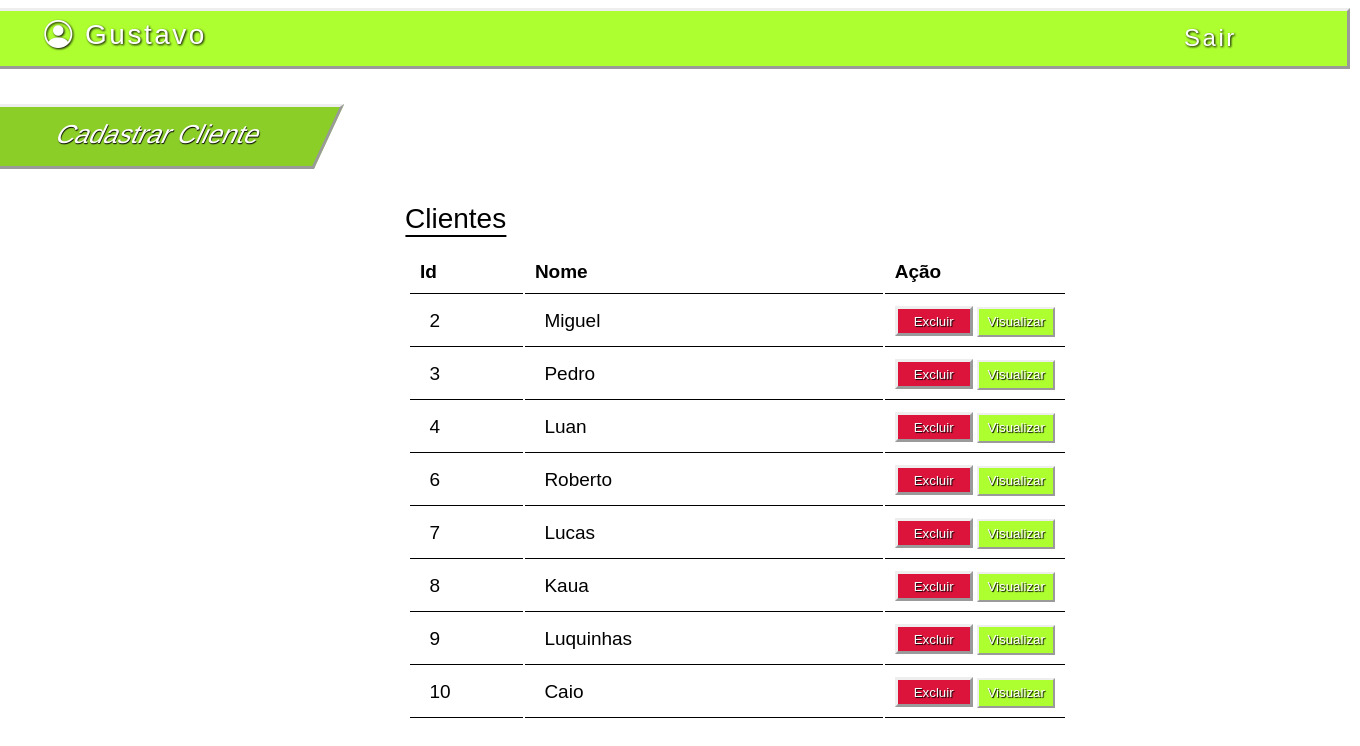
Screenshot of /Segunda.php (signed in) with the database file from the repository.
### tables this page shows
CREATE TABLE IF NOT EXISTS `clientes` (
  `id` int(11) NOT NULL AUTO_INCREMENT,
  `NomeGerente` varchar(100) NOT NULL,
  `NomeCliente` varchar(100) NOT NULL,
  `ativo` varchar(10) NOT NULL,
  `CEP` varchar(500) NOT NULL,
  PRIMARY KEY (`id`)
);

### Segunda.php (the view, shortened to what this page needs)
<!DOCTYPE html>
<html lang="en">
<head>
    <link rel="stylesheet" href="https://cdn.jsdelivr.net/npm/bootstrap-icons@1.11.3/font/bootstrap-icons.min.css">
    <link rel="stylesheet" href="Estilo.css">
</head>
<body>
<a href="sair.php" class="Exit"><button>Sair</button></a>
<a href="RRecebe.php"><button class="BtnV"><p>Cadastrar Cliente</p></button></a>
<?php
if (empty($_SESSION['User'])){
    header("Location: index.php", true,301);
    exit();
} else {
    $Nome = $_SESSION['User'];
}
echo "<header><p class='bi bi-person-circle'> ".$Nome."</p></header>"
?>
<p style=
    "position: absolute;
    border-bottom:2px solid black;
    top: 24%;
    left: 33.5%;
    transform: translate(-50%, -50%);
    font-family: Verdana, Geneva, Tahoma, sans-serif;
    font-size: 28px;
    color: black;">
Clientes
</p>
<?php
     if (empty($_SESSION['User'])){
         header('Location: index.php');
         exit();
     } else {
        $hostname = "127.0.0.1";
        $user = "root";
        $password = "root";
        $database = "guricred";
        $conexao = new mysqli($hostname,$user,$password,$database);
        if ($conexao -> connect_errno) {
                echo "Puts, deu falha na conexão do MySQL: " . $conexao -> connect_error;
                exit();
            } else{
                $sql="SELECT `id`, `NomeCliente` FROM `clientes` WHERE `NomeGerente` = '".$_SESSION['User']."' AND `ativo`='s';";
                $resultado = $conexao ->query($sql);
                    echo "<table>";
                    echo "<tr>";
                        echo "<th>Id&emsp;&emsp;&emsp;&emsp;</th>";
                        echo "<th>Nome&emsp;&emsp;&emsp;&emsp;&emsp;&emsp;&emsp;&emsp;&emsp;&emsp;&emsp;&emsp;&emsp;&emsp;&emsp;</th>";
                        echo "<th>Ação&emsp;&emsp;&emsp;&emsp;&emsp;&emsp;</th>";
                    echo "</tr>";
                while($row = mysqli_fetch_array($resultado)){
                     echo "<tr>";
                         echo "<td>&ensp;$row[0]</td>";
                         echo "<td>&ensp;$row[1]</td>";
                    echo '<td>
                            <form action="Excluir.php" method="POST">
                                <input type="hidden" id="Dell" name="Dell" value='.$row[0].'>
                                <button class="Dell" type="submit">Excluir</button>
                            </form>
                        </td>
                        <td style="border-bottom: none;">
                            <form action="Visualizar.php" method="POST">
                                <input type="hidden" id="View" name="View" value='.$row[1].'>
                                <button class="See" type="submit">Visualizar</button>
                            </form>
                         </td>';
                         echo "</tr>";
                }
                echo "</table>";
        }
    }
?>
</body>
</html>

### Estilo.css (style rules this page uses)
header { background-color: greenyellow; color: white; margin: 0; left: -14px; overflow: hidden; position: relative; width: 1350px; height: 55px; border: 3px outset; z-index: 1; }
header p { position: relative; color: white; filter: drop-shadow(1px 1px 1px black); font-family: Verdana, Geneva, Tahoma, sans-serif; font-size: 28px; top: -40%; left: 53.5%; transform: translate(-50%, 07%); letter-spacing: 2.5px; }
.BtnV { position: absolute; z-index: 6; top: 13%; left: -4.5%; transform: translate(-50%, 200%); width: 15em; height: 2.5em; border: 3px outset; background-color: rgb(139, 206, 40); font-size: 26px; transform: scaleX(-1); transform: skew(-25deg); transition: all 0.3s ease; color: white; text-shadow: 1px 1px 1px black; font-family: Verdana, Geneva, Tahoma, sans-serif; }
.Exit { position: absolute; top: 4.7%; left: 89%; transform: translate(-50%, -50%); z-index: 2; }
.Exit button { background-color: transparent; border: 0px none transparent; color: white; filter: drop-shadow(1px 1px 1px black); font-family: Verdana, Geneva, Tahoma, sans-serif; font-size: 24px; transition: 0.2s; letter-spacing: 2.5px; }

### Segunda.php (style rules this page uses)
table { position: relative; top: 180px; left: 400px; height: 104px; width: 280px; font-size: 19px; font-family: Verdana, Geneva, Tahoma, sans-serif; color: black; }
td button { height: 30px; width: 78px; color: white; text-shadow: 1px 1px 1px black; font-family: Verdana, Geneva, Tahoma, sans-serif; }
th { text-align: center; }
tr, td, th { border-bottom: 1.5px solid black; padding: 10px; }
button p { position: relative; top: -15px; left: 24px; }
.Dell { text-decoration: none; color: white; text-shadow: 1px 1px 1px black; font-family: Verdana, Geneva, Tahoma, sans-serif; border: 3px outset; background-color: crimson; overflow: hidden; }
.See { background-color: greenyellow; border: 2px outset; position: relative; left: -100px; }

### rows the page displays
clientes: id "2", NomeCliente "Miguel"
clientes: id "3", NomeCliente "Pedro"
clientes: id "4", NomeCliente "Luan"
clientes: id "6", NomeCliente "Roberto"
clientes: id "7", NomeCliente "Lucas"
clientes: id "8", NomeCliente "Kaua"
clientes: id "9", NomeCliente "Luquinhas"
clientes: id "10", NomeCliente "Caio"

### other values shown
$Nome "Gustavo"
